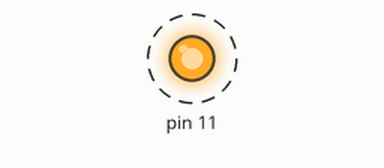
This program was run on a simulated Raspberry Pi (header pin numbers). On the bench: output pins drawn as LEDs (lit = HIGH). Dashed ring = blinking. At 100.0 s the program stops and its outputs stay as they are.

Above: at 0.5 s.
Timing chart, 0 to 4.6 s (numbered marks = the images above):
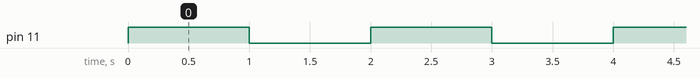

The program:

ledBlink.py
```python
import RPi.GPIO as GPIO
import time

GPIO.setmode(GPIO.BOARD)
GPIO.setup(11, GPIO.OUT)

for i in range(50):
    GPIO.output(11, True)
    time.sleep(1)
    GPIO.output(11, False)
    time.sleep(1)

GPIO.cleanup()
```

Measured:
- by itself, pin 11: alternates HIGH for 1.0 s and LOW for 1.0 s, 100 changes in all, then stays LOW
